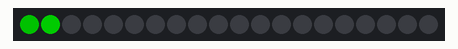
This program was run on a simulated CircuitPython board. On the bench: 20 RGB LEDs in strip order, left to right. Dim RGB values are drawn brighter than linear; values from a settings file that is not in the repository are placeholders.

Above: at 0.11 s.
At 0.81 s:
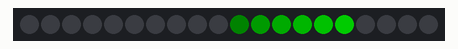
At 1.21 s:
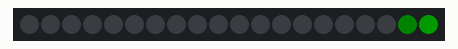
At 1.56 s:
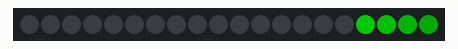
At 2.36 s:
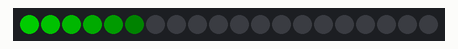
At 3.11 s:
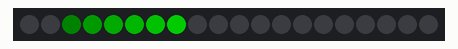

The program:

Lesson2_LEDAnimations.py
```python
# Demo code.py for Teardown 2023 workshop: LED Animations with CircuitPython
# Lesson 2 demonstrates how to create and display animations from the
# animation classes in the adafruit_led_animation library
import neopixel
import board
import os

# Import led animation modules
from adafruit_led_animation.animation.comet import Comet
from adafruit_led_animation.animation.chase import Chase


# Update to match the pin connected to your NeoPixels
pixel_pin = eval("board." + os.getenv('LED_DATA_PIN'))
# Update to match the number of NeoPixels you have connected
pixel_num = 20
# Create the pixel array
pixels = neopixel.NeoPixel(pixel_pin, pixel_num, brightness=0.5, auto_write=False)

# Create the animation. Speed parameter is time between animation frames
comet = Comet(pixels, speed=0.05, color=(0,255,0), tail_length=6, bounce=True)
chase = Chase(pixels, speed=0.1, color=(255,0,0), size = 3, spacing = 2, reverse=False)

# Call animate to generate animations. LED animations library takes care of timing
while True:

    # Calling animate() on the animation object updates and displays
    # the animation, taking care of the timing without blocking so that
    # other functionality can be called in the main code loop

    # uncomment one of the animations below to see it
    #chase.animate()
    comet.animate()
```

Measured:
- by itself, everything shown: repeats every 2.7 s, in 52 steps
